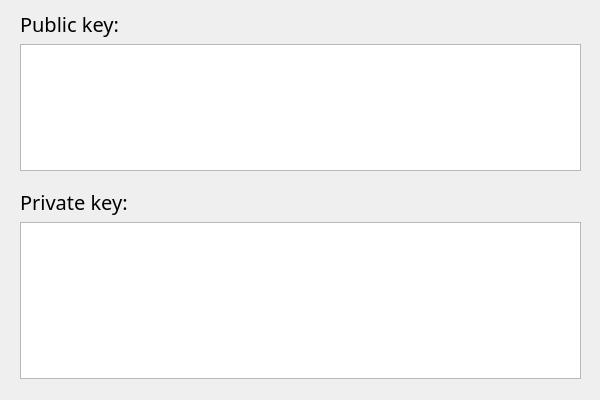
<?xml version="1.0" encoding="UTF-8"?>
<ui version="4.0">
 <class>ShowKeys</class>
 <widget class="QDialog" name="ShowKeys">
  <property name="geometry">
   <rect>
    <x>0</x>
    <y>0</y>
    <width>600</width>
    <height>400</height>
   </rect>
  </property>
  <property name="windowTitle">
   <string>Keys</string>
  </property>
  <widget class="QLabel" name="label_2">
   <property name="geometry">
    <rect>
     <x>101</x>
     <y>35</y>
     <width>58</width>
     <height>16</height>
    </rect>
   </property>
   <property name="text">
    <string/>
   </property>
  </widget>
  <widget class="QWidget" name="layoutWidget">
   <property name="geometry">
    <rect>
     <x>20</x>
     <y>10</y>
     <width>561</width>
     <height>161</height>
    </rect>
   </property>
   <layout class="QVBoxLayout" name="verticalLayout">
    <item>
     <widget class="QLabel" name="label_3">
      <property name="font">
       <font>
        <family>PT Mono</family>
        <pointsize>15</pointsize>
        <weight>50</weight>
        <bold>false</bold>
       </font>
      </property>
      <property name="text">
       <string>Public key:</string>
      </property>
     </widget>
    </item>
    <item>
     <widget class="QTextEdit" name="textEdit_2"/>
    </item>
   </layout>
  </widget>
  <widget class="QWidget" name="layoutWidget">
   <property name="geometry">
    <rect>
     <x>20</x>
     <y>188</y>
     <width>561</width>
     <height>191</height>
    </rect>
   </property>
   <layout class="QVBoxLayout" name="verticalLayout_2">
    <item>
     <widget class="QLabel" name="label_4">
      <property name="font">
       <font>
        <family>PT Mono</family>
        <pointsize>15</pointsize>
        <weight>50</weight>
        <bold>false</bold>
       </font>
      </property>
      <property name="text">
       <string>Private key:</string>
      </property>
     </widget>
    </item>
    <item>
     <widget class="QTextEdit" name="textEdit"/>
    </item>
   </layout>
  </widget>
 </widget>
 <resources/>
 <connections/>
</ui>
